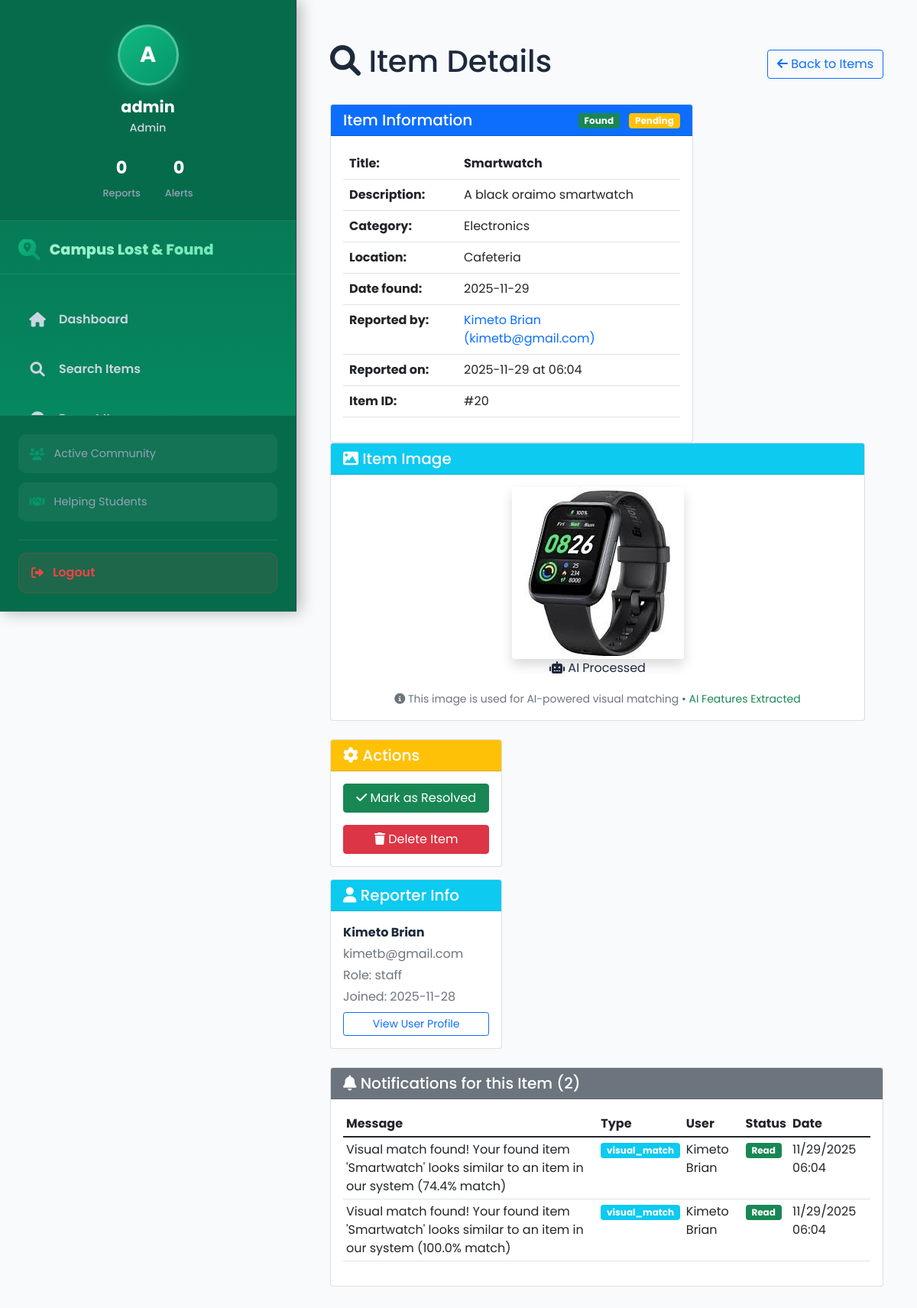
Page /admin/item/20 (signed in) on the committed database.
### models.py (models this page shows, shortened)
class User(UserMixin, db.Model):
    __tablename__ = 'users'
    id = db.Column(db.Integer, primary_key=True)
    username = db.Column(db.String(80), unique=True, nullable=False)
    email = db.Column(db.String(120), unique=True, nullable=False)
    password_hash = db.Column(db.String(128), nullable=False)
    role = db.Column(db.String(20), default='student')
    created_at = db.Column(db.DateTime, default=datetime.utcnow)
    items = db.relationship('Item', backref='owner', lazy=True)
    notifications = db.relationship('Notification', backref='user', lazy=True)

class Item(db.Model):
    __tablename__ = 'items'
    id = db.Column(db.Integer, primary_key=True)
    type = db.Column(db.String(20), nullable=False)
    category = db.Column(db.String(100), nullable=False)
    title = db.Column(db.String(200), nullable=False)
    description = db.Column(db.Text, nullable=False)
    location = db.Column(db.String(200), nullable=False)
    date_lost_found = db.Column(db.DateTime, nullable=False)
    image_path = db.Column(db.String(300))
    status = db.Column(db.String(20), default='pending')
    created_at = db.Column(db.DateTime, default=datetime.utcnow)
    user_id = db.Column(db.Integer, db.ForeignKey('users.id'), nullable=False)
    embedding = db.relationship('ImageEmbedding', backref='item', uselist=False, lazy=True)
    notifications = db.relationship('Notification', backref='item', lazy=True)

class Notification(db.Model):
    __tablename__ = 'notifications'
    id = db.Column(db.Integer, primary_key=True)
    message = db.Column(db.Text, nullable=False)
    is_seen = db.Column(db.Boolean, default=False)
    notification_type = db.Column(db.String(50), nullable=False)
    created_at = db.Column(db.DateTime, default=datetime.utcnow)
    user_id = db.Column(db.Integer, db.ForeignKey('users.id'), nullable=False)
    item_id = db.Column(db.Integer, db.ForeignKey('items.id'), nullable=False)

### modules/admin.py (the view)
    def decorated_function(*args, **kwargs):
        if not current_user.is_authenticated or current_user.role != 'admin':
            flash('Admin access required.', 'error')
            return redirect(url_for('index'))
        return f(*args, **kwargs)

### templates/admin/item_details.html (shortened to what this page needs)
{% extends "base.html" %}
{% block content %}
<div class="container-fluid mt-4">
    <div class="d-flex justify-content-between align-items-center mb-4">
        <h1><i class="fas fa-search"></i> Item Details</h1>
        <div>
            <a href="{{ url_for('admin.manage_items') }}" class="btn btn-outline-primary">
                <i class="fas fa-arrow-left"></i> Back to Items
            </a>
        </div>
    </div>
    <div class="row mb-4">
        <div class="col-md-8">
            <div class="card">
                <div class="card-header bg-primary text-white d-flex justify-content-between align-items-center">
                    <h5 class="mb-0">Item Information</h5>
                    <div>
                        <span class="badge bg-{% if item.type == 'lost' %}danger{% else %}success{% endif %} me-2">
                            {{ item.type|title }}
                        </span>
                        <span class="badge bg-{% if item.status == 'pending' %}warning{% elif item.status == 'claimed' %}info{% else %}success{% endif %}">
                            {{ item.status|title }}
                        </span>
                    </div>
                </div>
                <div class="card-body">
                    <table class="table">
                        <tr>
                            <th style="width: 150px;">Title:</th>
                            <td><strong>{{ item.title }}</strong></td>
                        </tr>
                        <tr>
                            <th>Description:</th>
                            <td>{{ item.description }}</td>
                        </tr>
                        <tr>
                            <th>Category:</th>
                            <td>{{ item.category }}</td>
                        </tr>
                        <tr>
                            <th>Location:</th>
                            <td>{{ item.location }}</td>
                        </tr>
                        <tr>
                            <th>Date {{ item.type }}:</th>
                            <td>{{ item.date_lost_found.strftime('%Y-%m-%d') }}</td>
                        </tr>
                        <tr>
                            <th>Reported by:</th>
                            <td>
                                <a href="{{ url_for('admin.view_user', user_id=item.owner.id) }}" class="text-decoration-none">
                                    {{ item.owner.username }} ({{ item.owner.email }})
                                </a>
                            </td>
                        </tr>
                        <tr>
                            <th>Reported on:</th>
                            <td>{{ item.created_at.strftime('%Y-%m-%d at %H:%M') }}</td>
                        </tr>
                        <tr>
                            <th>Item ID:</th>
                            <td>#{{ item.id }}</td>
                        </tr>
                    </table>
                </div>
            </div>
        </div>
<div class="row mb-4">
    <div class="col-12">
        <div class="card">
            <div class="card-header bg-info text-white">
                <h5 class="mb-0"><i class="fas fa-image"></i> Item Image</h5>
            </div>
            <div class="card-body text-center">
                {% if item.image_path %}
                <div class="position-relative d-inline-block">
                    <img src="{{ url_for('static', filename='uploads/' + item.image_path) }}"
                         class="img-fluid rounded shadow"
                         alt="{{ item.title }}"
                         style="max-height: 400px;"
                         onerror="this.style.display='none'">
                    {% if item.embedding %}
                    <div class="ai-badge-large" title="AI Image Recognition Enabled">
                        <i class="fas fa-robot"></i> AI Processed
                    </div>
                    {% endif %}
                </div>
                <div class="mt-3">
                    <small class="text-muted">
                        <i class="fas fa-info-circle"></i>
                        This image is used for AI-powered visual matching
                        {% if item.embedding %}
                        <span class="text-success">• AI Features Extracted</span>
                        {% else %}
                        <span class="text-warning">• No AI Features</span>
                        {% endif %}
                    </small>
                </div>
                {% else %}
                <div class="text-center py-4">
                    <i class="fas fa-image fa-4x text-muted mb-3"></i>
                    <h5>No Image Available</h5>
                    <p class="text-muted">This item was reported without an image.</p>
                </div>
                {% endif %}
            </div>
        </div>
    </div>
</div>
        <div class="col-md-4">
            <div class="card">
                <div class="card-header bg-warning text-white">
                    <h5 class="mb-0"><i class="fas fa-cog"></i> Actions</h5>
                </div>
                <div class="card-body">
                    <div class="d-grid gap-2">
                        {% if item.status == 'pending' %}
                        <form method="POST" action="{{ url_for('resolve_item', item_id=item.id) }}">
                            <button type="submit" class="btn btn-success w-100 mb-2">
                                <i class="fas fa-check"></i> Mark as Resolved
                            </button>
                        </form>
                        {% endif %}
                        <form method="POST" action="{{ url_for('admin.delete_item', item_id=item.id) }}"
                              onsubmit="return confirm('Are you sure you want to delete this item? This action cannot be undone.');">
                            <button type="submit" class="btn btn-danger w-100">
                                <i class="fas fa-trash"></i> Delete Item
                            </button>
                        </form>
                    </div>
                </div>
            </div>
            <div class="card mt-3">
                <div class="card-header bg-info text-white">
                    <h5 class="mb-0"><i class="fas fa-user"></i> Reporter Info</h5>
                </div>
                <div class="card-body">
                    <p class="mb-1"><strong>{{ item.owner.username }}</strong></p>
                    <p class="mb-1 text-muted">{{ item.owner.email }}</p>
                    <p class="mb-1 text-muted">Role: {{ item.owner.role }}</p>
                    <p class="mb-0 text-muted">Joined: {{ item.owner.created_at.strftime('%Y-%m-%d') }}</p>
                    <div class="mt-2">
                        <a href="{{ url_for('admin.view_user', user_id=item.owner.id) }}" class="btn btn-outline-primary btn-sm w-100">
                            View User Profile
                        </a>
                    </div>
                </div>
            </div>
        </div>
    </div>
    <div class="row mb-4">
        <div class="col-12">
            <div class="card">
                <div class="card-header bg-secondary text-white">
                    <h5 class="mb-0"><i class="fas fa-bell"></i> Notifications for this Item ({{ item_notifications|length }})</h5>
                </div>
                <div class="card-body">
                    {% if item_notifications %}
                    <div class="table-responsive">
                        <table class="table table-sm">
                            <thead>
                                <tr>
                                    <th>Message</th>
                                    <th>Type</th>
                                    <th>User</th>
                                    <th>Status</th>
                                    <th>Date</th>
                                </tr>
                            </thead>
                            <tbody>
                                {% for notification in item_notifications %}
                                <tr>
                                    <td>{{ notification.message }}</td>
                                    <td>
                                        <span class="badge bg-info">{{ notification.notification_type }}</span>
                                    </td>
                                    <td>{{ notification.user.username }}</td>
                                    <td>
                                        <span class="badge bg-{% if notification.is_seen %}success{% else %}warning{% endif %}">
                                            {{ 'Read' if notification.is_seen else 'Unread' }}
                                        </span>
                                    </td>
                                    <td>{{ notification.created_at.strftime('%m/%d/%Y %H:%M') }}</td>
                                </tr>
                                {% endfor %}
                            </tbody>
                        </table>
                    </div>
                    {% else %}
                    <p class="text-muted text-center">No notifications for this item.</p>
                    {% endif %}
                </div>
            </div>
        </div>
    </div>
</div>
{% endblock %}

### templates/base.html (shortened to what this page needs)
<!DOCTYPE html>
<html lang="en">
<head>
    <link href="https://cdn.jsdelivr.net/npm/bootstrap@5.1.3/dist/css/bootstrap.min.css" rel="stylesheet">
    <link href="https://cdnjs.cloudflare.com/ajax/libs/font-awesome/6.0.0/css/all.min.css" rel="stylesheet">
</head>
<body>
    {% if current_user.is_authenticated %}
        <div class="dashboard-container">
            <div class="dashboard-sidebar" id="dashboardSidebar">
                <div class="sidebar-user-profile">
                    <div class="user-avatar-large">
                        {{ current_user.username[0]|upper }}
                    </div>
                    <div class="user-info-main">
                        <h4>{{ current_user.username }}</h4>
                        <p class="user-role">{{ current_user.role|title }}</p>
                        <div class="user-stats">
                            <div class="stat">
                                <strong>{{ current_user.items|length }}</strong>
                                <span>Reports</span>
                            </div>
                            <div class="stat">
                                {% set new_notifications = [] %}
                                {% for notification in current_user.notifications %}
                                    {% if not notification.is_seen %}
                                        {% set _ = new_notifications.append(notification) %}
                                    {% endif %}
                                {% endfor %}
                                <strong>{{ new_notifications|length }}</strong>
                                <span>Alerts</span>
                            </div>
                        </div>
                    </div>
                </div>
                <div class="sidebar-header">
                    <div class="logo">
                        <i class="fas fa-search-location"></i>
                        <span>Campus Lost & Found</span>
                    </div>
                </div>
                <nav class="sidebar-nav">
                    <a href="{{ url_for('dashboard') }}" class="nav-item {% if request.endpoint == 'dashboard' %}active{% endif %}">
                        <div class="nav-icon">
                            <i class="fas fa-home"></i>
                        </div>
                        <span class="nav-text">Dashboard</span>
                    </a>
                    <a href="{{ url_for('search') }}" class="nav-item {% if request.endpoint == 'search' %}active{% endif %}">
                        <div class="nav-icon">
                            <i class="fas fa-search"></i>
                        </div>
                        <span class="nav-text">Search Items</span>
                    </a>
                    <a href="{{ url_for('reporting.report_item') }}" class="nav-item {% if request.endpoint == 'reporting.report_item' %}active{% endif %}">
                        <div class="nav-icon">
                            <i class="fas fa-plus-circle"></i>
                        </div>
                        <span class="nav-text">Report Item</span>
                    </a>
                </nav>
                <div class="sidebar-footer">
                    <div class="app-stats">
                        <div class="stat-item">
                            <i class="fas fa-users"></i>
                            <span>Active Community</span>
                        </div>
                        <div class="stat-item">
                            <i class="fas fa-handshake"></i>
                            <span>Helping Students</span>
                        </div>
                    </div>
                    <div class="logout-section">
                        <a href="{{ url_for('auth.logout') }}" class="logout-btn">
                            <i class="fas fa-sign-out-alt"></i>
                            <span>Logout</span>
                        </a>
                    </div>
                </div>
            </div>
            <div class="dashboard-main" id="dashboardMain">
                {% block content %}{% endblock %}
            </div>
        </div>
    {% endif %}
</body>
</html>

### rows in the picture
User: username "A", username "admin", role "Admin"
Item: type "Found", status "Pending", title "Smartwatch", description "A black oraimo smartwatch", category "Electronics", location "Cafeteria", type "found", date_lost_found "2025-11-29", created_at "2025-11-29 at 06:04", id "20", image_path (picture)
User: owner.username "Kimeto Brian", owner.email "kimetb@gmail.com", owner.role "staff", owner.created_at "2025-11-28"
Notification: message "Visual match found! Your found item 'Smartwatch' looks similar to an item in our system (74.4% match)", notification_type "visual_match", user.username "Kimeto Brian", is_seen "Read", created_at "11/29/2025 06:04"
Notification: message "Visual match found! Your found item 'Smartwatch' looks similar to an item in our system (100.0% match)", notification_type "visual_match", user.username "Kimeto Brian", is_seen "Read", created_at "11/29/2025 06:04"

### other values in the picture
{{ current_user.items|length }} "0"
{{ new_notifications|length }} "0"
{{ item_notifications|length }} "2"
